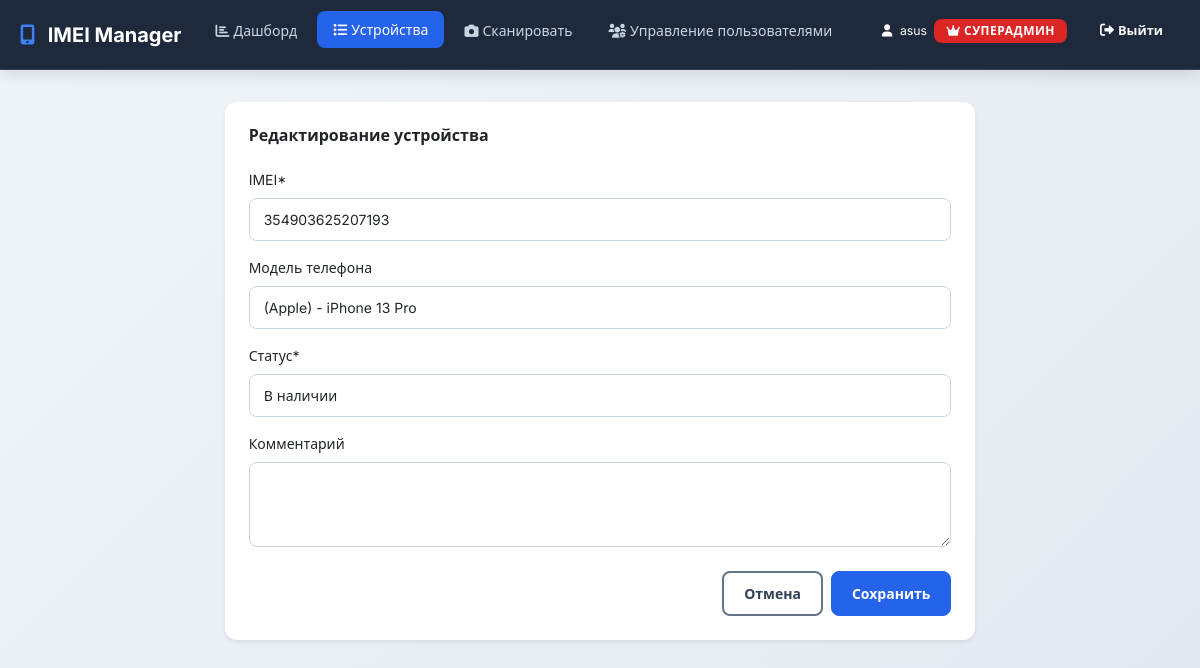
Screenshot of /devices/12/edit/ (signed in) with the database file from the repository.
### devices/models.py (models this page shows, shortened)
class Device(models.Model):
    STATUS_IN_STOCK = 'in_stock'
    STATUS_SOLD = 'sold'
    STATUS_WRITTEN_OFF = 'written_off'
    STATUS_TRASH = 'trash'
    STATUS_CHOICES = [
        (STATUS_IN_STOCK, 'В наличии'),
        (STATUS_SOLD, 'Продано'),
        (STATUS_WRITTEN_OFF, 'Списан'),
        (STATUS_TRASH, 'В корзине'),
    ]
    PUBLIC_STATUS_CHOICES = [
        (STATUS_IN_STOCK, 'В наличии'),
        (STATUS_SOLD, 'Продано'),
        (STATUS_WRITTEN_OFF, 'Списан'),
    ]
    imei = models.CharField(
        max_length=15,
        unique=True,
        verbose_name="IMEI",
        validators=[RegexValidator(r'^\d{15}$', "Допустимы только 15 цифр"), validate_imei],
    )
    model_name = models.CharField(max_length=255, blank=True, verbose_name="Модель телефона")
    status = models.CharField(
        max_length=20,
        choices=STATUS_CHOICES,
        default=STATUS_IN_STOCK,
        verbose_name="Статус",
    )
    comment = models.TextField(blank=True, verbose_name="Комментарий")
    date_added = models.DateTimeField(auto_now_add=True, verbose_name="Дата добавления")
    added_by = models.ForeignKey(
        User,
        on_delete=models.PROTECT,
        verbose_name="Добавил",
        related_name="devices",
    )
    deleted_at = models.DateTimeField(null=True, blank=True)

### devices/views.py (the view, shortened to what this page needs)
# urls.py: path('devices/<int:pk>/edit/', DeviceUpdateView.as_view(), name='device_edit'),
class DeviceUpdateView(AdminRequiredMixin, UpdateView):
    model = Device
    form_class = DeviceForm
    template_name = 'devices/device_form.html'
    success_url = reverse_lazy('device_list')

### devices/forms.py
class DeviceForm(forms.ModelForm):
    class Meta:
        model = Device
        fields = ['imei', 'model_name', 'status', 'comment']
        widgets = {
            'comment': forms.Textarea(attrs={'rows': 3}),
        }
    def __init__(self, *args, **kwargs):
        super().__init__(*args, **kwargs)
        self.fields['status'].choices = Device.PUBLIC_STATUS_CHOICES
        self.helper = FormHelper()
        self.helper.form_method = 'post'
        self.helper.layout = Layout(
            Row(
                Column('imei', css_class='col-12 col-md-6'),
                Column('model_name', css_class='col-12 col-md-6'),
            ),
            Row(
                Column('status', css_class='col-12 col-md-6'),
                Column('comment', css_class='col-12'),
            ),
            Submit('submit', 'Сохранить', css_class='btn btn-primary w-100'),
        )

### devices/context_processors.py (called while the page is built)
def role_flags(request):
    user = getattr(request, 'user', None)
    return {
        'role_is_admin': is_admin(user),
        'role_is_operator': is_operator(user),
        'role_is_super_admin': is_super_admin(user),
        'role_can_delete': can_delete_devices(user),
    }

### devices/utils.py (called while the page is built)
def is_admin(user: User) -> bool:
    if not user or not user.is_authenticated:
        return False
    if user.is_superuser:
        return True
    profile = _safe_profile(user)
    return profile.role == UserProfile.Roles.ADMIN if profile else False

def is_operator(user: User) -> bool:
    if not user or not user.is_authenticated:
        return False
    if is_admin_or_super(user):
        return True
    profile = _safe_profile(user)
    return profile.role == UserProfile.Roles.OPERATOR if profile else False

def can_delete_devices(user: User) -> bool:
    if not user or not user.is_authenticated:
        return False
    if is_admin_or_super(user):  # Админы и суперадмины могут удалять
        return True
    profile = _safe_profile(user)
    return bool(profile and profile.role == UserProfile.Roles.OPERATOR and profile.can_delete_devices)

def is_super_admin(user: User) -> bool:
    if not user or not user.is_authenticated:
        return False
    if user.is_superuser:
        return True
    profile = _safe_profile(user)
    return profile.is_super_admin if profile else False

def is_admin_or_super(user: User) -> bool:
    return is_admin(user) or is_super_admin(user)

### devices/views.py (called while the page is built)
    def test_func(self):
        return is_admin(self.request.user)

### templates/devices/device_form.html (shortened to what this page needs)
{% extends 'base.html' %}
{% load crispy_forms_tags static %}
{% block content %}
<div class="row justify-content-center">
    <div class="col-12 col-lg-8">
        <div class="card shadow-sm border-0">
            <div class="card-body">
                <h5 class="card-title mb-4">
                    {% if view.object %}Редактирование устройства{% else %}Добавление устройства{% endif %}
                </h5>
                <form method="post">
                    {{ form|crispy }}
                    <div class="d-flex gap-2 justify-content-end mt-4">
                        <a href="{% url 'device_list' %}" class="btn btn-outline-secondary">Отмена</a>
                        <button type="submit" class="btn btn-primary">Сохранить</button>
                    </div>
                </form>
            </div>
        </div>
    </div>
</div>
{% endblock %}

### templates/base.html (shortened to what this page needs)
{% load static %}
<!DOCTYPE html>
<html lang="ru">
<head>
    <link rel="stylesheet" href="https://cdnjs.cloudflare.com/ajax/libs/font-awesome/6.0.0/css/all.min.css">
    <link href="https://cdn.jsdelivr.net/npm/bootstrap@5.3.3/dist/css/bootstrap.min.css" rel="stylesheet">
    <link rel="stylesheet" href="{% static 'css/style.css' %}">
</head>
<body>
<nav class="navbar navbar-expand-lg navbar-dark">
    <div class="container">
        <a class="navbar-brand" href="{% url 'dashboard' %}">
            <i class="fas fa-mobile-alt me-2"></i>
            IMEI Manager
        </a>
        {% if request.user.is_authenticated %}
        <div class="collapse navbar-collapse" id="navbarNav">
            <ul class="navbar-nav me-auto mb-2 mb-lg-0">
                <li class="nav-item">
                    <a class="nav-link {% if request.path == '/' %}active{% endif %}" href="{% url 'dashboard' %}">
                        <i class="fas fa-chart-bar me-1"></i>Дашборд
                    </a>
                </li>
                <li class="nav-item">
                    <a class="nav-link {% if request.path|slice:':8' == '/devices' %}active{% endif %}"
                       href="{% url 'device_list' %}">
                        <i class="fas fa-list me-1"></i>Устройства
                    </a>
                </li>
                {% if request.user.is_authenticated and perms.devices.add_device %}
                    <li class="nav-item">
                        <a class="nav-link" href="{% url 'scan' %}">
                            <i class="fas fa-camera me-1"></i>Сканировать
                        </a>
                    </li>
                {% endif %}
                {% if role_is_admin or role_is_super_admin %}
                <li class="nav-item">
                    <a class="nav-link {% if request.path == '/user-management/' %}active{% endif %}"
                       href="{% url 'user_management' %}">
                        <i class="fas fa-users-cog me-1"></i>Управление пользователями
                    </a>
                </li>
                {% endif %}
            </ul>
        {% endif %}
            <ul class="navbar-nav mb-2 mb-lg-0">
                {% if request.user.is_authenticated %}
                    <li class="nav-item d-flex align-items-center text-white pe-3">
                        <span class="small">
                            <i class="fas fa-user me-1"></i>
                            {{ request.user.get_short_name|default:request.user.username }}
                            {% if role_is_super_admin %}
                            <span class="badge bg-danger ms-1"><i class="fas fa-crown"></i> Суперадмин</span>
                            {% elif role_is_admin %}
                            <span class="badge bg-danger ms-1">Админ</span>
                            {% elif role_is_operator %}
                            <span class="badge bg-warning ms-1">Оператор</span>
                            {% else %}
                            <span class="badge bg-secondary ms-1">Гость</span>
                            {% endif %}
                        </span>
                    </li>
                    <li class="nav-item">
                        <a class="btn btn-outline-light btn-sm" href="{% url 'logout' %}">
                            <i class="fas fa-sign-out-alt me-1"></i>Выйти
                        </a>
                    </li>
                {% endif %}
            </ul>
        {% if request.user.is_authenticated %}
        </div>
        {% endif %}
    </div>
</nav>
<main class="container py-4">
    {% block content %}{% endblock %}
</main>
</body>
</html>

### static/css/style.css (style rules this page uses)
:root { --primary: #2563eb; --primary-dark: #1d4ed8; --primary-light: #3b82f6; --secondary: #475569; --secondary-dark: #334155; --success: #059669; --warning: #d97706; --danger: #dc2626; --info: #0891b2; --light: #f8fafc; --dark: #1e293b; --gray-50: #f8fafc; --gray-100: #f1f5f9; --gray-200: #e2e8f0; --gray-300: #cbd5e1; --gray-400: #94a3b8; --gray-500: #64748b; --gray-600: #475569; --gray-700: #334155; --gray-800: #1e293b; --gray-900: #0f172a; --border-radius: 12px; --shadow-sm: 0 2px 8px rgba(0, 0, 0, 0.08); --shadow-md: 0 4px 16px rgba(0, 0, 0, 0.12); --shadow-lg: 0 8px 32px rgba(0, 0, 0, 0.15); --transition: all 0.3s cubic-bezier(0.4, 0, 0.2, 1); }
* { margin: 0; padding: 0; box-sizing: border-box; }
body { background: linear-gradient(135deg, #f1f5f9 0%, #e2e8f0 100%); min-height: 100vh; font-family: 'Inter', 'Segoe UI', system-ui, -apple-system, sans-serif; font-size: 14px; line-height: 1.5; color: var(--gray-700); padding: 0; }
.container { max-width: 1200px; margin: 0 auto; padding: 0 20px; }
.navbar { background: var(--gray-800) !important; backdrop-filter: blur(10px); border-bottom: 1px solid var(--gray-700); box-shadow: var(--shadow-md); padding: 0.75rem 0; }
.navbar-brand { font-weight: 700; font-size: 1.25rem; color: white !important; }
.navbar-brand i { color: var(--primary-light); }
.nav-link { font-weight: 500; font-size: 0.875rem; transition: var(--transition); border-radius: 8px; margin: 0 2px; color: var(--gray-300) !important; padding: 0.5rem 1rem !important; }
.nav-link:hover, .nav-link.active { background: var(--primary); color: white !important; transform: translateY(-1px); }
.py-4 { padding: 2rem !important; }
h5 { font-size: 1rem; font-weight: 600; }
.btn { border-radius: 8px; font-weight: 600; font-size: 0.875rem; padding: 0.625rem 1.25rem; transition: var(--transition); border: 1px solid transparent; }
.btn-sm { padding: 0.5rem 1rem; font-size: 0.8rem; }
.btn-primary { background: var(--primary); border-color: var(--primary); color: white; }
.btn-outline-secondary { background: white; border: 2px solid var(--gray-500); color: var(--gray-700); font-weight: 600; }
.badge { border-radius: 8px; padding: 0.375rem 0.75rem; font-weight: 600; font-size: 0.75rem; text-transform: uppercase; letter-spacing: 0.5px; }
.bg-danger { background: var(--danger) !important; }
.card { border: 1px solid var(--gray-200); border-radius: var(--border-radius); box-shadow: var(--shadow-sm); transition: var(--transition); background: white; }
.card-body { padding: 1.5rem; }
.form-control, .form-select { border-radius: 8px; border: 1px solid var(--gray-300); padding: 0.625rem 0.875rem; transition: var(--transition); font-size: 0.875rem; background: white; }
.row { margin: 0 -10px; }
.row > * { padding: 0 10px; }
.d-flex { display: flex !important; }
.justify-content-center { justify-content: center !important; }
.justify-content-end { justify-content: flex-end !important; }
.align-items-center { align-items: center !important; }
.mb-2 { margin-bottom: 0.5rem !important; }
.mb-3 { margin-bottom: 1rem !important; }
.mb-4 { margin-bottom: 1.5rem !important; }
.mt-4 { margin-top: 1.5rem !important; }
.btn i { margin-right: 0.5rem; font-size: 0.875rem; }
.badge.bg-danger { background: var(--danger) !important; }

### rows the page displays
Device: imei "354903625207193", model_name "(Apple) - iPhone 13 Pro", status "В наличии"

### other values shown
{{ request.user.get_short_name|default:request.user.username }} "asus"
